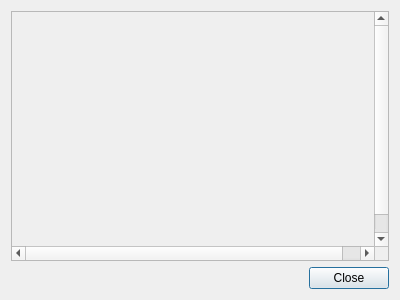
<?xml version="1.0" encoding="UTF-8"?>
<ui version="4.0">
 <class>WebDowloaderDialog</class>
 <widget class="QDialog" name="WebDowloaderDialog">
  <property name="geometry">
   <rect>
    <x>0</x>
    <y>0</y>
    <width>400</width>
    <height>300</height>
   </rect>
  </property>
  <property name="windowTitle">
   <string>Downloads</string>
  </property>
  <layout class="QGridLayout" name="gridLayout">
   <item row="1" column="0">
    <widget class="QDialogButtonBox" name="buttonBox">
     <property name="orientation">
      <enum>Qt::Horizontal</enum>
     </property>
     <property name="standardButtons">
      <set>QDialogButtonBox::Close</set>
     </property>
    </widget>
   </item>
   <item row="0" column="0">
    <widget class="QScrollArea" name="scrollArea">
     <widget class="QWidget" name="scrollAreaWidgetContents">
      <property name="geometry">
       <rect>
        <x>0</x>
        <y>0</y>
        <width>382</width>
        <height>256</height>
       </rect>
      </property>
     </widget>
    </widget>
   </item>
  </layout>
 </widget>
 <resources/>
 <connections>
  <connection>
   <sender>buttonBox</sender>
   <signal>accepted()</signal>
   <receiver>WebDowloaderDialog</receiver>
   <slot>accept()</slot>
   <hints>
    <hint type="sourcelabel">
     <x>248</x>
     <y>254</y>
    </hint>
    <hint type="destinationlabel">
     <x>157</x>
     <y>274</y>
    </hint>
   </hints>
  </connection>
  <connection>
   <sender>buttonBox</sender>
   <signal>rejected()</signal>
   <receiver>WebDowloaderDialog</receiver>
   <slot>reject()</slot>
   <hints>
    <hint type="sourcelabel">
     <x>316</x>
     <y>260</y>
    </hint>
    <hint type="destinationlabel">
     <x>286</x>
     <y>274</y>
    </hint>
   </hints>
  </connection>
 </connections>
</ui>
